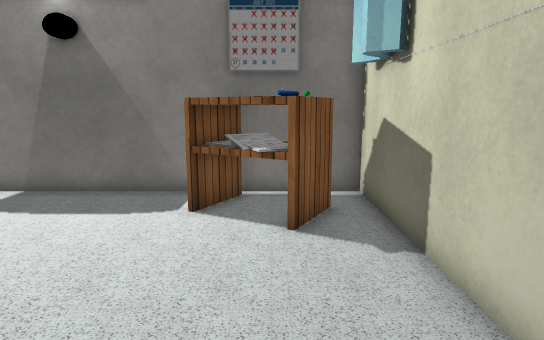
View 1 (above)

12 first-person views from a walk through a Unity game level. The camera is 1.3 m above the floor, tilts 10° down and sees 75° across. The floor is counted in squares, 0.5 m on a side. Each view is taken from the middle of a square. On the plan, view 1 faces up. The plan holds only what a view shows up to about 20 squares ahead; the rest is blank. The player is left out. Some surface patterns are stand-ins.

View 2
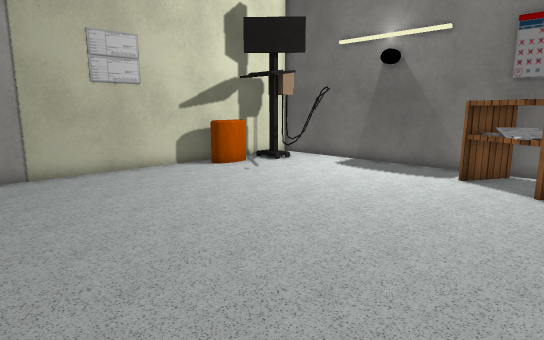

View 3
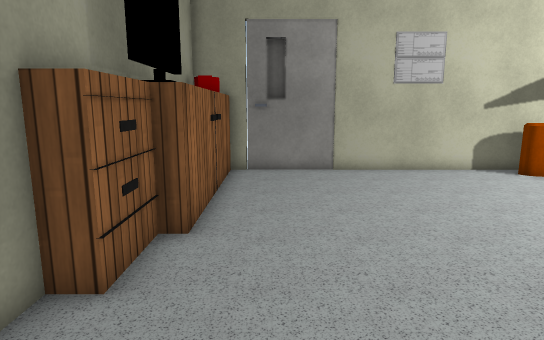

View 4
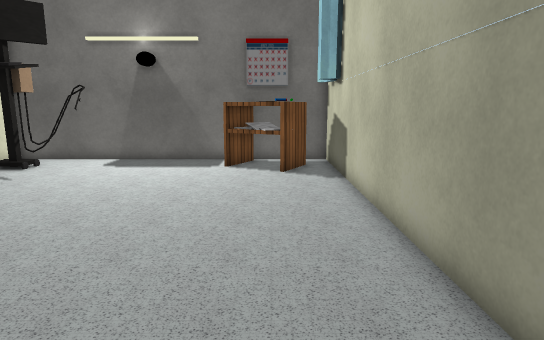

View 5
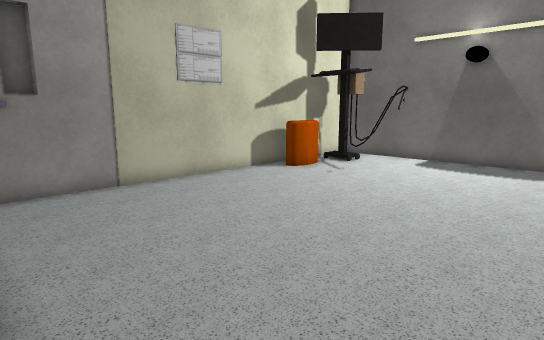

View 6
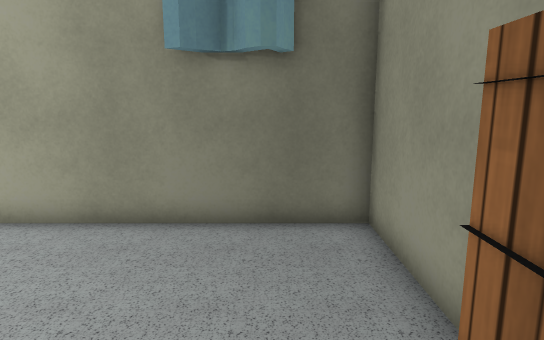

View 7
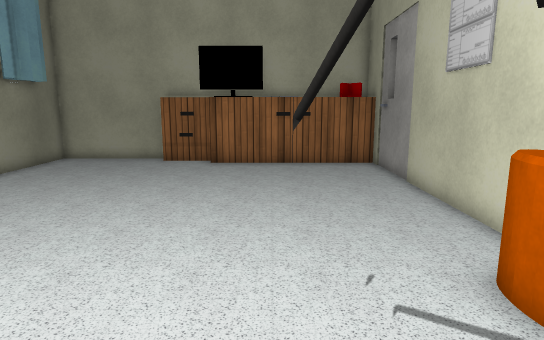

View 8
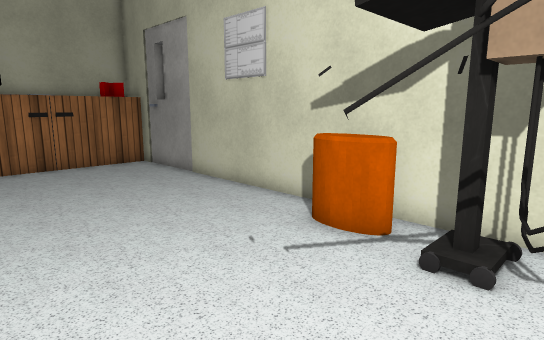

View 9
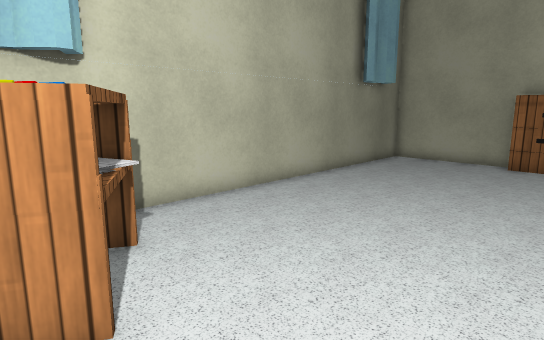

View 10
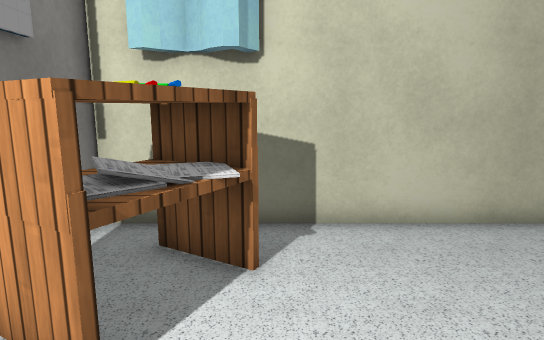

View 11
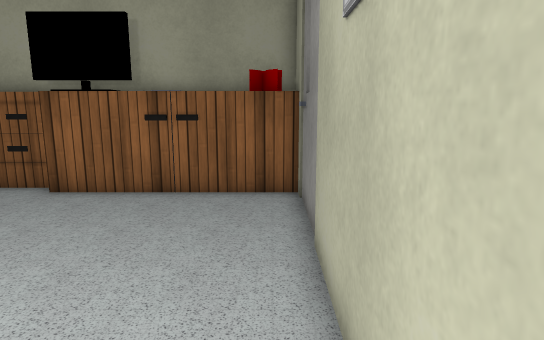

View 12
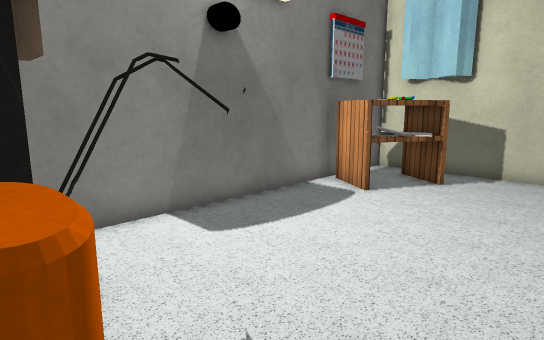

### Floor plan
Key: @ floor where view 1 was taken; # wall or solid block; x gap in a wall; . floor; = window, fence, low wall or low ledge; ^ raised ledge; O other object.
Columns run from 13 left of view 1 to 3 right of it. Each row starts with its distance up from view 1.
 11   ###############
 10   =##......x^^ .#
  9 ###=##.....^^O^.#
  8 ###..#.....=^^^.#
  7 #=..............#
  6 #^=.............#
  5 #^=.............#
  4 #...............#
  3 #...............#
  2 #...............#
  1 #...............#
  0 #............@..#
 -1 #...............#
 -2 #...............#
 -3 #...............#
 -4 #...............#
 -5 #...............#
 -6 #...............#
 -7 ###########.....#
 -8 #####    ########

Positions as (right, up) in squares from view 1, and headings:
1: (0, 0), facing up
2: (2, -5), facing up-left
3: (2, -5), facing left
4: (0, -7), facing up
5: (-1, -7), facing up-left
6: (-5, -6), facing right
7: (-8, 10), facing down
8: (-5, 10), facing down-left
9: (-6, 10), facing down-right
10: (-5, 7), facing right
11: (-12, 4), facing down
12: (-12, 3), facing up-right
